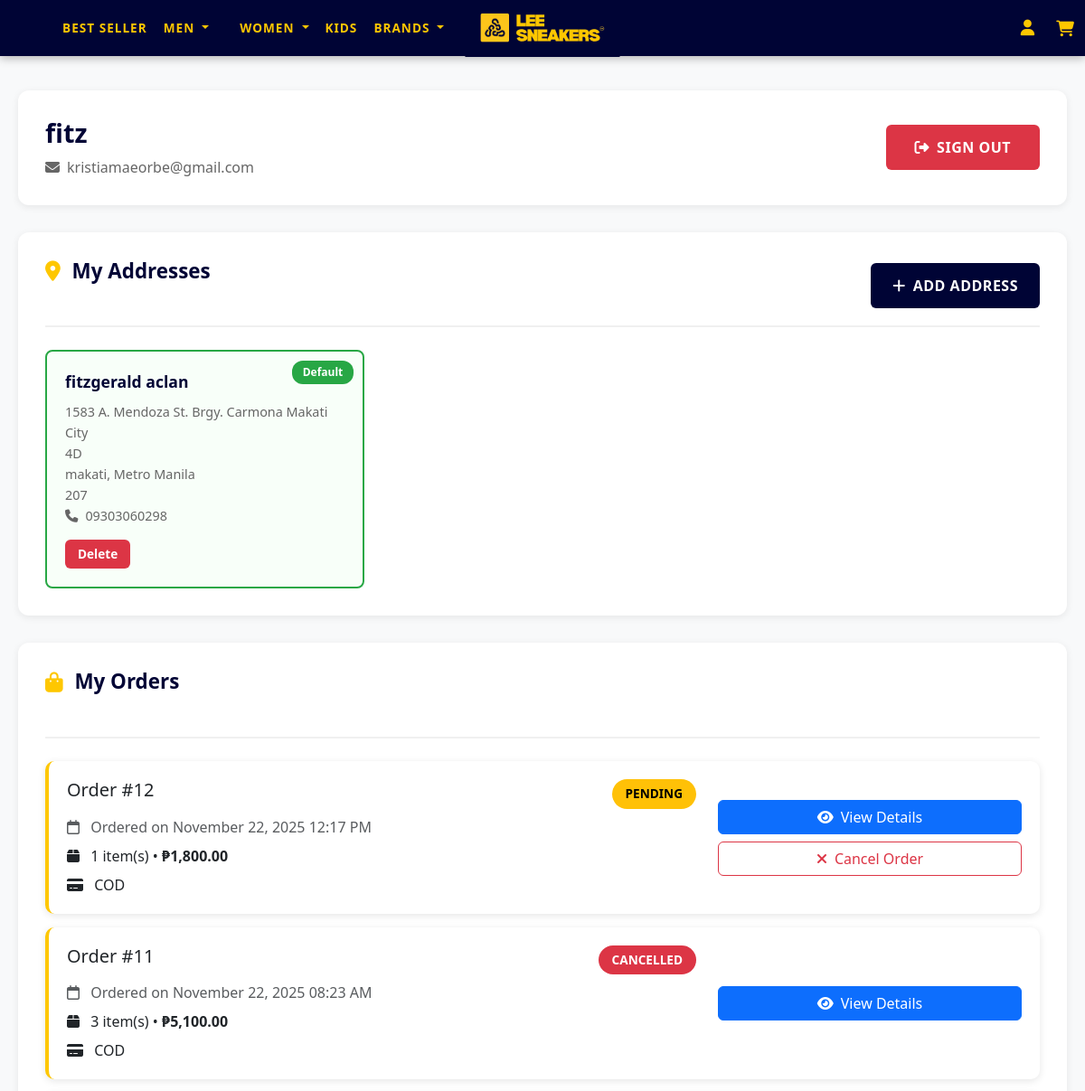
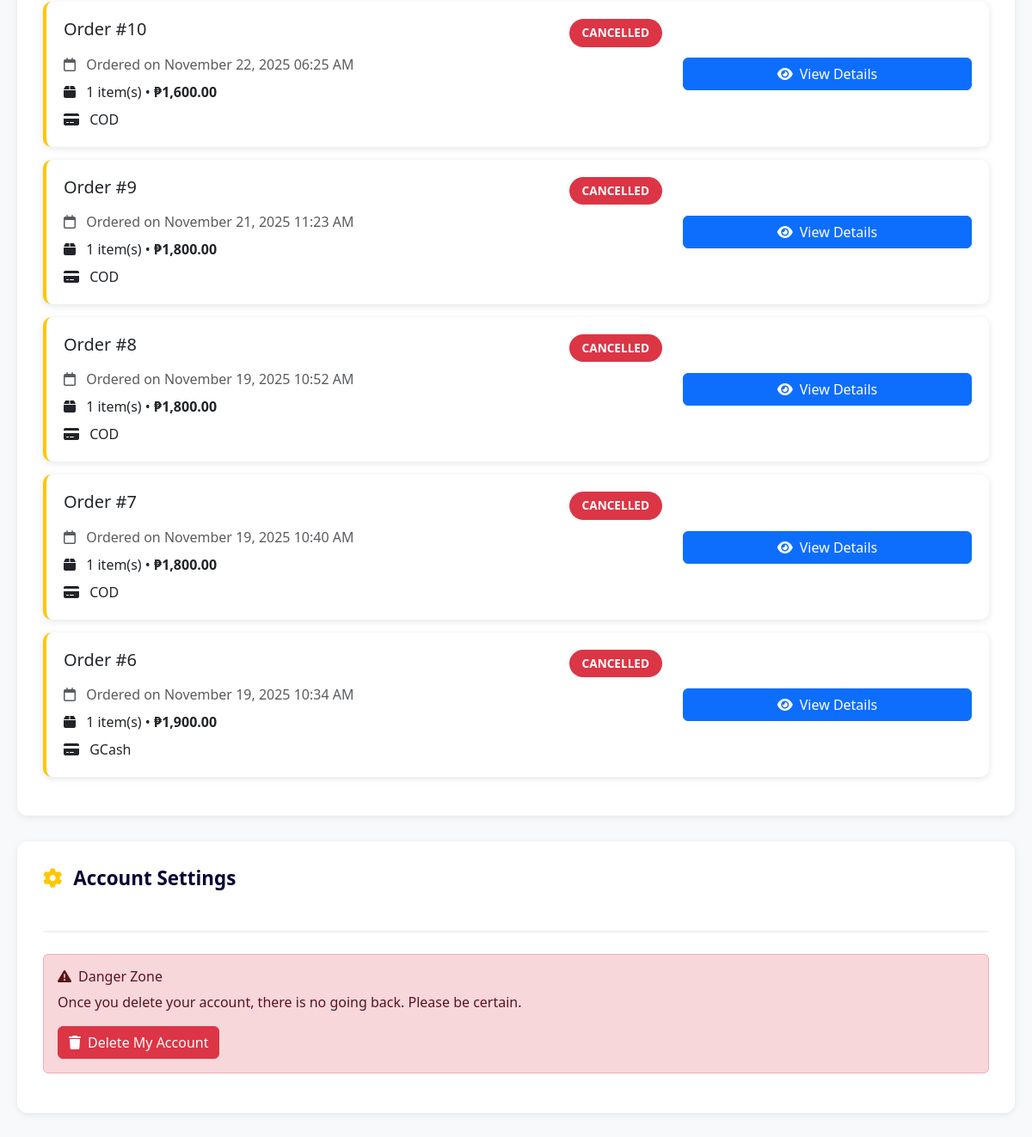
The app's page /user/profile.php (signed in) with its own data (2 pictures, top to bottom).
### tables this page shows
CREATE TABLE `users` (
  `id` int(11) NOT NULL,
  `username` varchar(50) NOT NULL,
  `email` varchar(100) NOT NULL,
  `password` varchar(255) NOT NULL,
  `full_name` varchar(100) NOT NULL,
  `role` enum('admin','user') DEFAULT 'user',
  `created_at` timestamp NOT NULL DEFAULT current_timestamp(),
  `updated_at` timestamp NOT NULL DEFAULT current_timestamp() ON UPDATE current_timestamp()
);

CREATE TABLE `user_addresses` (
  `id` int(11) NOT NULL,
  `user_id` int(11) NOT NULL,
  `address_data` text NOT NULL,
  `is_default` tinyint(1) DEFAULT 0,
  `created_at` timestamp NOT NULL DEFAULT current_timestamp(),
  `updated_at` timestamp NOT NULL DEFAULT current_timestamp() ON UPDATE current_timestamp()
);

CREATE TABLE `orders` (
  `id` int(11) NOT NULL,
  `user_id` int(11) NOT NULL,
  `total_amount` decimal(10,2) NOT NULL,
  `status` enum('pending','confirmed','processing','completed','cancelled') DEFAULT 'pending',
  `shipping_address` text NOT NULL,
  `payment_method` varchar(50) NOT NULL,
  `gcash_screenshot` varchar(255) DEFAULT NULL,
  `created_at` timestamp NOT NULL DEFAULT current_timestamp(),
  `updated_at` timestamp NOT NULL DEFAULT current_timestamp() ON UPDATE current_timestamp()
);

### config/database.php (called while the page is built, shortened)
<?php
function formatPrice($price) {
    return '₱' . number_format($price, 2);
}
?>

### user/profile.php (the view, shortened to what this page needs)
<?php
require_once '../config/database.php';
$user_id = $_SESSION['user_id'];
$user_query = "SELECT * FROM users WHERE id = ?";
$stmt = $conn->prepare($user_query);
$stmt->bind_param("i", $user_id);
$stmt->execute();
$user = $stmt->get_result()->fetch_assoc();
$orders_query = "SELECT o.*, COUNT(oi.id) as item_count
                 FROM orders o
                 LEFT JOIN order_items oi ON o.id = oi.order_id
                 WHERE o.user_id = ?
                 GROUP BY o.id
                 ORDER BY o.created_at DESC";
$stmt = $conn->prepare($orders_query);
$stmt->bind_param("i", $user_id);
$stmt->execute();
$orders = $stmt->get_result();
$addresses_query = "SELECT * FROM user_addresses WHERE user_id = ? ORDER BY is_default DESC, created_at DESC";
$stmt = $conn->prepare($addresses_query);
$stmt->bind_param("i", $user_id);
$stmt->execute();
$addresses = $stmt->get_result();
?>
<!DOCTYPE html>
<html lang="en">
<head>
    <link href="https://cdn.jsdelivr.net/npm/bootstrap@5.3.0/dist/css/bootstrap.min.css" rel="stylesheet">
    <link rel="stylesheet" href="https://cdnjs.cloudflare.com/ajax/libs/font-awesome/6.4.0/css/all.min.css">
    <link rel="stylesheet" href="../css/style.css">
</head>
<body>
<nav class="navbar navbar-expand-lg fixed-top">
  <div class="container-fluid">
    <a class="navbar-brand" href="index.php">
      <img src="../nav_images/logo.png" alt="LEE Sneakers Logo">
    </a>
    <ul class="navbar-nav d-none d-lg-flex flex-row align-items-center ms-5" style="margin-left: 60px;">
      <li class="nav-item">
        <a class="nav-link" href="index.php#best-seller">BEST SELLER</a>
      </li>
      <li class="nav-item dropdown">
        <a class="nav-link dropdown-toggle" href="#" id="menDropdown" role="button" data-bs-toggle="dropdown">
          MEN
        </a>
      </li>
      <li class="nav-item dropdown">
        <a class="nav-link dropdown-toggle" href="#" id="womenDropdown" role="button" data-bs-toggle="dropdown">
          WOMEN
        </a>
      </li>
      <li class="nav-item">
        <a class="nav-link" href="index.php#kids">KIDS</a>
      </li>
      <li class="nav-item dropdown">
        <a class="nav-link dropdown-toggle" href="#" id="brandsDropdown" role="button" data-bs-toggle="dropdown">
          BRANDS
        </a>
      </li>
    </ul>
    <div class="nav-icons ms-auto">
      <div class="profile-container-nav">
            <i class="fas fa-user nav-icon" onclick="toggleProfile()"></i>
        </div>
      <a href="cart.php" title="Cart" style="position: relative;">
        <i class="fas fa-shopping-cart"></i>
      </a>
    </div>
  </div>
</nav>
    <div class="profile-container">
        <div class="profile-header">
            <div class="profile-header-content">
                <div class="user-info">
                    <h2><?php echo htmlspecialchars($user['full_name']); ?></h2>
                    <div class="user-email">
                        <i class="fas fa-envelope"></i>
                        <?php echo htmlspecialchars($user['email']); ?>
                    </div>
                </div>
                <a href="../includes/logout.php" class="logout-btn">
                    <i class="fas fa-sign-out-alt"></i>
                    Sign Out
                </a>
            </div>
        </div>
        <div class="section-card">
            <div class="section-header">
                <h3 class="section-title">
                    <i class="fas fa-map-marker-alt"></i>
                    My Addresses
                </h3>
                <button class="add-address-btn" data-bs-toggle="modal" data-bs-target="#addAddressModal">
                    <i class="fas fa-plus me-2"></i>Add Address
                </button>
            </div>
            <?php if ($addresses->num_rows > 0): ?>
                <div class="address-grid">
                    <?php while ($address = $addresses->fetch_assoc()): ?>
                        <?php $addr_data = json_decode($address['address_data'], true); ?>
                        <div class="address-card <?php echo $address['is_default'] ? 'default' : ''; ?>">
                            <?php if ($address['is_default']): ?>
                                <span class="default-badge">Default</span>
                            <?php endif; ?>
                            <div class="address-content">
                                <div class="address-name">
                                    <?php echo htmlspecialchars($addr_data['first_name'] . ' ' . $addr_data['last_name']); ?>
                                </div>
                                <div class="address-details">
                                    <?php echo htmlspecialchars($addr_data['address']); ?><br>
                                    <?php if (!empty($addr_data['apartment'])): ?>
                                        <?php echo htmlspecialchars($addr_data['apartment']); ?><br>
                                    <?php endif; ?>
                                    <?php echo htmlspecialchars($addr_data['city'] . ', ' . $addr_data['region']); ?><br>
                                    <?php echo htmlspecialchars($addr_data['postal_code']); ?><br>
                                    <i class="fas fa-phone me-2"></i><?php echo htmlspecialchars($addr_data['phone']); ?>
                                </div>
                            </div>
                            <div class="address-actions">
                                <form method="POST" style="display: inline;" onsubmit="return confirm('Delete this address?');">
                                    <button type="submit" class="delete-btn">Delete</button>
                                </form>
                            </div>
                        </div>
                    <?php endwhile; ?>
                </div>
            <?php endif; ?>
        </div>
        <div class="section-card">
            <div class="section-header">
                <h3 class="section-title">
                    <i class="fas fa-shopping-bag"></i>
                    My Orders
                </h3>
            </div>
            <?php if ($orders->num_rows > 0): ?>
                <?php while ($order = $orders->fetch_assoc()): ?>
                    <div class="order-card">
                        <div class="row">
                            <div class="col-md-8">
                                <div class="d-flex justify-content-between mb-2">
                                    <h5 class="mb-0">Order #<?php echo $order['id']; ?></h5>
                                    <span class="status-badge status-<?php echo $order['status']; ?>">
                                        <?php echo ucfirst($order['status']); ?>
                                    </span>
                                </div>
                                <p class="text-muted mb-2">
                                    <i class="far fa-calendar me-2"></i>
                                    Ordered on <?php echo date('F d, Y h:i A', strtotime($order['created_at'])); ?>
                                </p>
                                <p class="mb-2">
                                    <i class="fas fa-box me-2"></i>
                                    <?php echo $order['item_count']; ?> item(s) •
                                    <strong><?php echo formatPrice($order['total_amount']); ?></strong>
                                </p>
                                <p class="mb-0">
                                    <i class="fas fa-credit-card me-2"></i>
                                    <?php echo $order['payment_method']; ?>
                                </p>
                            </div>
                            <div class="col-md-4 d-flex align-items-center justify-content-end">
                                <div class="d-grid gap-2 w-100">
                                    <a href="view_order_details.php?order_id=<?php echo $order['id']; ?>" class="btn btn-primary">
                                        <i class="fas fa-eye me-2"></i>View Details
                                    </a>
                                    <?php if (in_array($order['status'], ['pending', 'confirmed'])): ?>
                                        <form method="POST" action="cancel_order.php" onsubmit="return confirm('Are you sure you want to cancel this order? Stock will be restored.');">
                                            <button type="submit" class="btn btn-outline-danger w-100">
                                                <i class="fas fa-times me-2"></i>Cancel Order
                                            </button>
                                        </form>
                                    <?php endif; ?>
                                </div>
                            </div>
                        </div>
                    </div>
                <?php endwhile; ?>
            <?php endif; ?>
        </div>
        <div class="section-card">
            <div class="section-header">
                <h3 class="section-title">
                    <i class="fas fa-cog"></i>
                    Account Settings
                </h3>
            </div>
            <div class="alert alert-danger">
                <h6><i class="fas fa-exclamation-triangle me-2"></i>Danger Zone</h6>
                <p class="mb-3">Once you delete your account, there is no going back. Please be certain.</p>
                <button class="btn btn-danger" data-bs-toggle="modal" data-bs-target="#deleteAccountModal">
                    <i class="fas fa-trash me-2"></i>Delete My Account
                </button>
            </div>
        </div>
    </div>
</body>
</html>

### css/style.css (style rules this page uses)
* { margin: 0; padding: 0; box-sizing: border-box; }
body { font-family: 'Poppins', sans-serif; background-color: #000435; }
.navbar { background-color: #000435; box-shadow: 0 2px 10px rgba(0,0,0,0.05); padding: 1rem 0; }
.navbar-brand { font-weight: 900; color: #FEC700 !important; font-size: 1.8rem; letter-spacing: 3px; }
.nav-link { font-weight: 500; color: #FEC700 !important; margin: 0 0.5rem; transition: color 0.3s; font-size: 0.9rem; }
.navbar .fas { color: #FEC700; cursor: pointer; transition: color 0.3s; font-size: 1.1rem; }
.section-title { font-size: 4.5rem; font-weight: 900; color: #FEC700; position: relative; margin-bottom: 2rem; }

### user/profile.php (style rules this page uses)
* { margin: 0; padding: 0; box-sizing: border-box; }
body { font-family: 'Segoe UI', Tahoma, Geneva, Verdana, sans-serif; padding-top: 100px; background: #f8f9fa; }
.navbar { background: #000435; box-shadow: 0 2px 10px rgba(0,0,0,0.3); padding: 0.8rem 0; }
.navbar-brand { position: absolute; left: 50%; transform: translateX(-50%); z-index: 1050; }
.navbar-brand img { height: 65px; width: auto; }
.navbar-nav { align-items: center; gap: 0rem; }
.navbar-nav .nav-link { color: #FEC700; font-weight: 600; font-size: 0.85rem; padding: 0.5rem 1rem; margin: 0 1px; transition: all 0.3s ease; text-transform: uppercase; letter-spacing: 1px; position: relative; }
.navbar-nav .nav-item:has(#womenDropdown) { margin-left: 1rem; }
.nav-icons { display: flex; align-items: center; gap: 1.5rem; }
.nav-icons a { color: #FEC700; font-size: 1.3rem; transition: all 0.3s ease; cursor: pointer; }
.profile-container-nav { position: relative; }
.profile-container { max-width: 1200px; margin: 0 auto; padding: 0 20px 50px; }
.profile-header { background: white; padding: 30px; border-radius: 12px; box-shadow: 0 2px 8px rgba(0,0,0,0.08); margin-bottom: 30px; }
.profile-header-content { display: flex; justify-content: space-between; align-items: center; }
.user-info h2 { font-size: 1.8rem; font-weight: 700; color: #000435; margin-bottom: 0.5rem; }
.user-email { color: #666; font-size: 1rem; display: flex; align-items: center; gap: 0.5rem; }
.logout-btn { padding: 0.8rem 2rem; background: #dc3545; color: white; border: none; border-radius: 6px; font-weight: 600; text-transform: uppercase; letter-spacing: 0.5px; cursor: pointer; transition: all 0.3s ease; text-decoration: none; display: inline-flex; align-items: center; gap: 0.5rem; }
.section-card { background: white; padding: 30px; border-radius: 12px; box-shadow: 0 2px 8px rgba(0,0,0,0.08); margin-bottom: 30px; }
.section-header { display: flex; justify-content: space-between; align-items: center; margin-bottom: 25px; padding-bottom: 15px; border-bottom: 2px solid #f0f0f0; }
.section-title { font-size: 1.4rem; font-weight: 700; color: #000435; display: flex; align-items: center; gap: 0.8rem; }
.section-title i { color: #FEC700; }
.address-grid { display: grid; grid-template-columns: repeat(auto-fill, minmax(300px, 1fr)); gap: 20px; }
.address-card { border: 2px solid #e0e0e0; border-radius: 8px; padding: 20px; position: relative; transition: all 0.3s ease; }
.address-card.default { border-color: #28a745; background: #f8fff9; }
.default-badge { position: absolute; top: 10px; right: 10px; background: #28a745; color: white; padding: 4px 12px; border-radius: 12px; font-size: 0.75rem; font-weight: 600; }
.address-content { margin-bottom: 15px; }
.address-name { font-weight: 700; color: #000435; font-size: 1.1rem; margin-bottom: 0.5rem; }
.address-details { color: #666; font-size: 0.9rem; line-height: 1.6; }
.address-actions { display: flex; gap: 10px; flex-wrap: wrap; }
.address-actions button { padding: 6px 14px; border: none; border-radius: 6px; font-size: 0.85rem; font-weight: 600; cursor: pointer; transition: all 0.3s ease; }
.delete-btn { background: #dc3545; color: white; }
.add-address-btn { padding: 0.8rem 1.5rem; background: #000435; color: white; border: none; border-radius: 6px; font-weight: 600; text-transform: uppercase; letter-spacing: 0.5px; cursor: pointer; transition: all 0.3s ease; }
.order-card { background: white; padding: 20px; border-radius: 10px; margin-bottom: 15px; box-shadow: 0 2px 8px rgba(0,0,0,0.1); transition: transform 0.2s; border-left: 4px solid #FEC700; }
.status-badge { padding: 6px 15px; border-radius: 20px; font-size: 0.85rem; font-weight: 600; text-transform: uppercase; }
.status-pending { background: #ffc107; color: #000; }
.status-cancelled { background: #dc3545; color: white; }

### records on screen
users: full_name "fitz", email "kristiamaeorbe@gmail.com"
user_addresses: is_default "Default", address_data "fitzgerald aclan", address_data "1583 A. Mendoza St. Brgy. Carmona Makati City", address_data "4D", address_data "makati, Metro Manila", address_data "207", address_data "09303060298"
orders: id "12", status "PENDING", created_at "November 22, 2025 12:17 PM", item_count "1", total_amount "₱1,800.00", payment_method "COD"
orders: id "11", status "CANCELLED", created_at "November 22, 2025 08:23 AM", item_count "3", total_amount "₱5,100.00", payment_method "COD"
orders: id "10", status "CANCELLED", created_at "November 22, 2025 06:25 AM", item_count "1", total_amount "₱1,600.00", payment_method "COD"
orders: id "9", status "CANCELLED", created_at "November 21, 2025 11:23 AM", item_count "1", total_amount "₱1,800.00", payment_method "COD"
orders: id "8", status "CANCELLED", created_at "November 19, 2025 10:52 AM", item_count "1", total_amount "₱1,800.00", payment_method "COD"
orders: id "7", status "CANCELLED", created_at "November 19, 2025 10:40 AM", item_count "1", total_amount "₱1,800.00", payment_method "COD"
orders: id "6", status "CANCELLED", created_at "November 19, 2025 10:34 AM", item_count "1", total_amount "₱1,900.00", payment_method "GCash"
